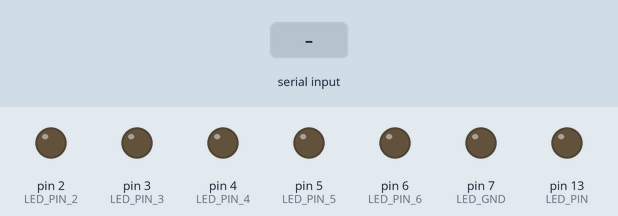
Simulated run of this sketch. Board: Arduino Mega 2560, built with avr-gcc and run on an emulated ATmega2560. On the bench: output pins drawn as LEDs (lit = HIGH). The test bench sets the inputs (shaded band). What the sketch prints to the serial monitor is not drawn.

Above: at 1.2 s.
1.3 s: "1" received over the second serial link
At 2.5 s:
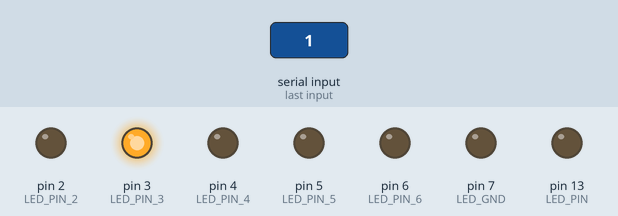
2.8 s: "1" received over Serial
At 3.7 s:
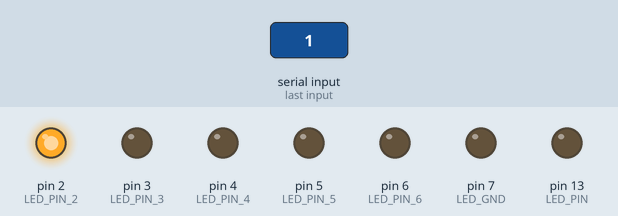
4.3 s: "0" received over the second serial link
At 4.9 s:
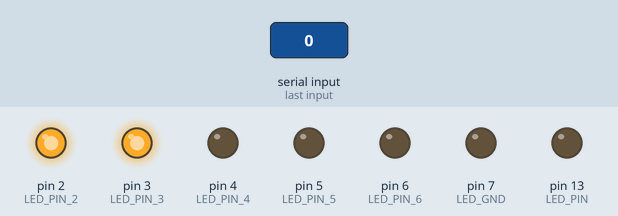
5.8 s: byte 0 (0) received over Serial
7.3 s: "0" received over Serial
At 8.4 s:
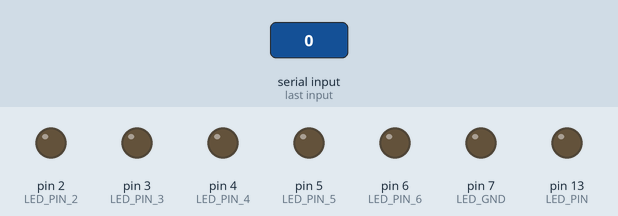
8.8 s: "2" received over Serial
At 9.5 s:
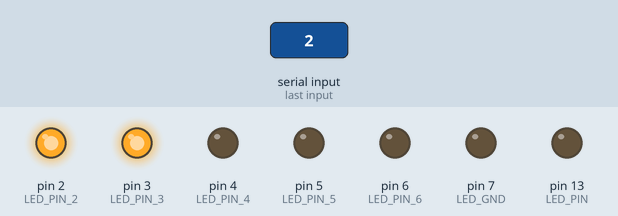
Timing chart, 0 to 11.3 s (numbered marks = the images above; inputs shaded):
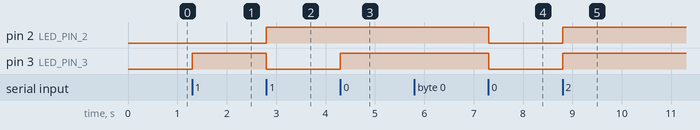

The sketch:

MEGA_ROUTER_NETWORK1.ino
```cpp
#include "MEGA_ROUTER.h"

#include <SoftwareSerial.h>

//extern unsigned char checkCRC(unsigned char buf[], int len);
//extern void calculateCRC(unsigned char b);

#define MODE_1 1
#define MODE_2 2
#define MODE_3 3
#define MODE_4 4

#define NETWORK_MODEL MODE_1

uint16_t crc;

bool checkCRC(byte buf[], int len)
{
  crc = 0xFFFF;
  for (byte i = 0; i < len - 2; i++) {
    calculateCRC(buf[i]);
  }
  if (highByte(crc) == buf[len - 1] && lowByte(crc) == buf[len - 2]) {
    return true;
  } else {
    return false;
  }
}

void calculateCRC(byte b)
{
  crc ^= (uint16_t)b;          // XOR byte into least sig. byte of crc
  for (byte i = 8; i != 0; i--) {    // Loop over each bit
    if ((crc & 0x0001) != 0) {      // If the LSB is set
      crc >>= 1;                    // Shift right and XOR 0xA001
      crc ^= 0xA001;
    }
    else                            // Else LSB is not set
      crc >>= 1;                    // Just shift right
  }
  // Note, this number has low and high bytes swapped, so use it accordingly (or swap bytes)
}

unsigned char buffer[PACKET_SIZE];

// Set up a new SoftwareSerial object

SoftwareSerial Serial4 = SoftwareSerial(rxPin, txPin);

#define BAUDRATE 57600

#define LED_PIN_2 2
#define LED_PIN_3 3
#define LED_PIN_4 4
#define LED_PIN_5 5
#define LED_PIN_6 6
#define LED_GND 7

void setup()  {
    // Set the baud rate for the SoftwareSerial object
    Serial.begin(115200); // 피시로부터 패킷 입력

    Serial1.begin(BAUDRATE); // RIGHT
    Serial2.begin(BAUDRATE); // UP
    Serial3.begin(BAUDRATE); // DOWN
    Serial4.begin(BAUDRATE);

    pinMode(LED_PIN, OUTPUT);

    pinMode(LED_PIN_2, OUTPUT);
    pinMode(LED_PIN_3, OUTPUT);
    pinMode(LED_PIN_4, OUTPUT);
    pinMode(LED_PIN_5, OUTPUT);
    pinMode(LED_PIN_6, OUTPUT);
    pinMode(LED_GND, OUTPUT);
    digitalWrite(LED_GND, false);

}

boolean LED_bToggle = false;
void LED_toggle()
{
//  LED_bToggle = !LED_bToggle;
//  digitalWrite(LED_PIN, LED_bToggle);
}

boolean LED_bToggle2 = false;
boolean LED_bToggle3 = false;
boolean LED_bToggle4 = false;
boolean LED_bToggle5 = false;
boolean LED_bToggle6 = false;
void LED_toggle_2()
{
  LED_bToggle2 = !LED_bToggle2;
  digitalWrite(LED_PIN_2, LED_bToggle2);
}


void LED_toggle_3()
{
  LED_bToggle3 = !LED_bToggle3;
  digitalWrite(LED_PIN_3, LED_bToggle3);
}

void LED_toggle_4()
{
  LED_bToggle4 = !LED_bToggle4;
  digitalWrite(LED_PIN_4, LED_bToggle4);
}

void LED_toggle_5()
{
  LED_bToggle5 = !LED_bToggle5;
  digitalWrite(LED_PIN_5, LED_bToggle5);
}

void LED_toggle_6()
{
  LED_bToggle6 = !LED_bToggle6;
  digitalWrite(LED_PIN_6, LED_bToggle6);
}


int buIndex = 0;

void Serial_write(unsigned char * ptr, int len)
{
  char x = ptr[0];
  char y = ptr[1];

  #if NETWORK_MODEL == MODE_1

    if(0 <= x && 0 <= y) {}
    else {
      char * pStr = "   MODE_1 # INVALID VECTOR";
      Serial.write(pStr, strlen(pStr));
      return;
    }

  #endif


  if(x == 0 && y == 0) {
    Serial.write(ptr, len);
    LED_toggle_2();
  }
  else if(0 < x) {
    x -= 1;
    ptr[0] = x;

    crc = 0xFFFF;
    for (byte i = 0; i < len - 2; i++) {
      calculateCRC(ptr[i]);
    }
    ptr[len - 1] = highByte(crc);
    ptr[len - 2] = lowByte(crc);

    Serial1.write(ptr, len);

    LED_toggle_3();

  }
  else if(x < 0) {

    x += 1;
    ptr[0] = x;
        crc = 0xFFFF;
    for (byte i = 0; i < len - 2; i++) {
      calculateCRC(ptr[i]);
    }
    ptr[len - 1] = highByte(crc);
    ptr[len - 2] = lowByte(crc);

    Serial4.write(ptr, len);
//    Serial.write(ptr, len);

    LED_toggle_6();
  }
  else if(0 < y) {
    y -= 1;
    ptr[1] = y;
    crc = 0xFFFF;
    for (byte i = 0; i < len - 2; i++) {
      calculateCRC(ptr[i]);
    }
    ptr[len - 1] = highByte(crc);
    ptr[len - 2] = lowByte(crc);
    Serial2.write(ptr, len);

    LED_toggle_4();
  }
  else if(y < 0) {
    y += 1;
    ptr[1] = y;
        crc = 0xFFFF;
    for (byte i = 0; i < len - 2; i++) {
      calculateCRC(ptr[i]);
    }
    ptr[len - 1] = highByte(crc);
    ptr[len - 2] = lowByte(crc);
    Serial3.write(ptr, len);

    LED_toggle_5();
  }
}

void loop()
{
      memset(buffer, 0x00, PACKET_SIZE);
      int pos = 0;
      int len = 0;
      while(0 < Serial.available())
      {
        unsigned char val = Serial.read();
        buffer[pos] = val; pos += 1;
        LED_toggle();
        if(0 == Serial.available()) delay(2);

        LED_toggle_2();
      }

      if(0 < pos) {
          Serial_write(buffer, pos);
      }

      memset(buffer, 0x00, PACKET_SIZE);
      pos = 0;
      while(0 < Serial1.available())
      {
        unsigned char val = Serial1.read();
        buffer[pos] = val; pos += 1;
        LED_toggle();
        if(0 == Serial1.available()) delay(2);

        LED_toggle_3();
      }
      if(0 < pos) {
        bool bCrc = checkCRC(buffer, pos);
        if(bCrc == 1) {
//          for(int i = 0; i < pos; i++) {
//            Serial.print(buffer[i], HEX); Serial.print(',');
//          }
//          Serial.println();
            Serial_write(buffer, pos);
        }
        else {
          Serial.println("Serial1 - CRC ERROR!");
        }
      }

      memset(buffer, 0x00, PACKET_SIZE);
      pos = 0;
      while(0 < Serial2.available())
      {
        unsigned char val = Serial2.read();
        buffer[pos] = val; pos += 1;
        LED_toggle();
        if(0 == Serial2.available()) delay(2);
      }
      if(0 < pos) {
        bool bCrc = checkCRC(buffer, pos);
        if(bCrc == 1) {
//          for(int i = 0; i < pos; i++) {
//            Serial.print(buffer[i], HEX); Serial.print(',');
//          }
//          Serial.println();

            Serial_write(buffer, pos);
        }
        else {
          Serial.println("Serial2 - CRC ERROR!");
        }
      }

      memset(buffer, 0x00, PACKET_SIZE);
      pos = 0;
      while(0 < Serial3.available())
      {
        unsigned char val = Serial3.read();
        buffer[pos] = val; pos += 1;
        LED_toggle();
        if(0 == Serial3.available()) delay(2);
      }
      if(0 < pos) {
        bool bCrc = checkCRC(buffer, pos);
        if(bCrc == 1) {
//          for(int i = 0; i < pos; i++) {
//            Serial.print(buffer[i], HEX); Serial.print(',');
//          }
//          Serial.println();

            Serial_write(buffer, pos);
        }
        else {
          Serial.println("Serial3 - CRC ERROR!");
        }
      }

      memset(buffer, 0x00, PACKET_SIZE);
      pos = 0;
      while(0 < Serial4.available())
      {
        unsigned char val = Serial4.read();
        buffer[pos] = val; pos += 1;
        LED_toggle();
        if(0 == Serial4.available()) delay(1);
      }
      if(0 < pos) {
        bool bCrc = checkCRC(buffer, pos);
        if(bCrc == 1) {
//          for(int i = 0; i < pos; i++) {
//            Serial.print(buffer[i], HEX); Serial.print(',');
//          }
//          Serial.println();

            Serial_write(buffer, pos);
        }
        else {
          Serial.println("Serial4 - CRC ERROR!");
        }
      }
}
```

CRC.c
```cpp
#include "MEGA_ROUTER.h"

uint16_t crc;

bool checkCRC(byte buf[], int len)
{
  crc = 0xFFFF;
  for (byte i = 0; i < len - 2; i++) {
    calculateCRC(buf[i]);
  }
  if (highByte(crc) == buf[len - 1] && lowByte(crc) == buf[len - 2]) {
    return true;
  } else {
    return false;
  }
}

void calculateCRC(byte b)
{
  crc ^= (uint16_t)b;          // XOR byte into least sig. byte of crc
  for (byte i = 8; i != 0; i--) {    // Loop over each bit
    if ((crc & 0x0001) != 0) {      // If the LSB is set
      crc >>= 1;                    // Shift right and XOR 0xA001
      crc ^= 0xA001;
    }
    else                            // Else LSB is not set
      crc >>= 1;                    // Just shift right
  }
  // Note, this number has low and high bytes swapped, so use it accordingly (or swap bytes)
}
```

MEGA_ROUTER.h
```cpp
#include <arduino.h>

// SOFTWARE SERIAL LEFT
#define rxPin 10 // 50 // 20
#define txPin 11 // 51 // 21

#define LED_PIN 13

typedef struct {
    char offset_x;
    char offset_y;
    unsigned char len;
} PACKET_HEADER;

bool checkCRC(byte buf[], int len);
void calculateCRC(byte b);

////////////////////////////////////////////////////
// PACKET INFO

#define PACKET_SIZE (256 + 3 + 2) // data + header + crc

extern unsigned char buffer[PACKET_SIZE];
```

Measured:
- after the input at 1.3 s, pin 3 (LED_PIN_3): LOW → HIGH at once
- after the input at 2.8 s, pin 2 (LED_PIN_2): LOW → HIGH at once; pin 3 (LED_PIN_3): HIGH → LOW at once
- after the input at 4.3 s, pin 3 (LED_PIN_3): LOW → HIGH at once
- after the input at 7.3 s, pin 2 (LED_PIN_2), pin 3 (LED_PIN_3): HIGH → LOW at once
- after the input at 8.8 s, pin 2 (LED_PIN_2), pin 3 (LED_PIN_3): LOW → HIGH at once
